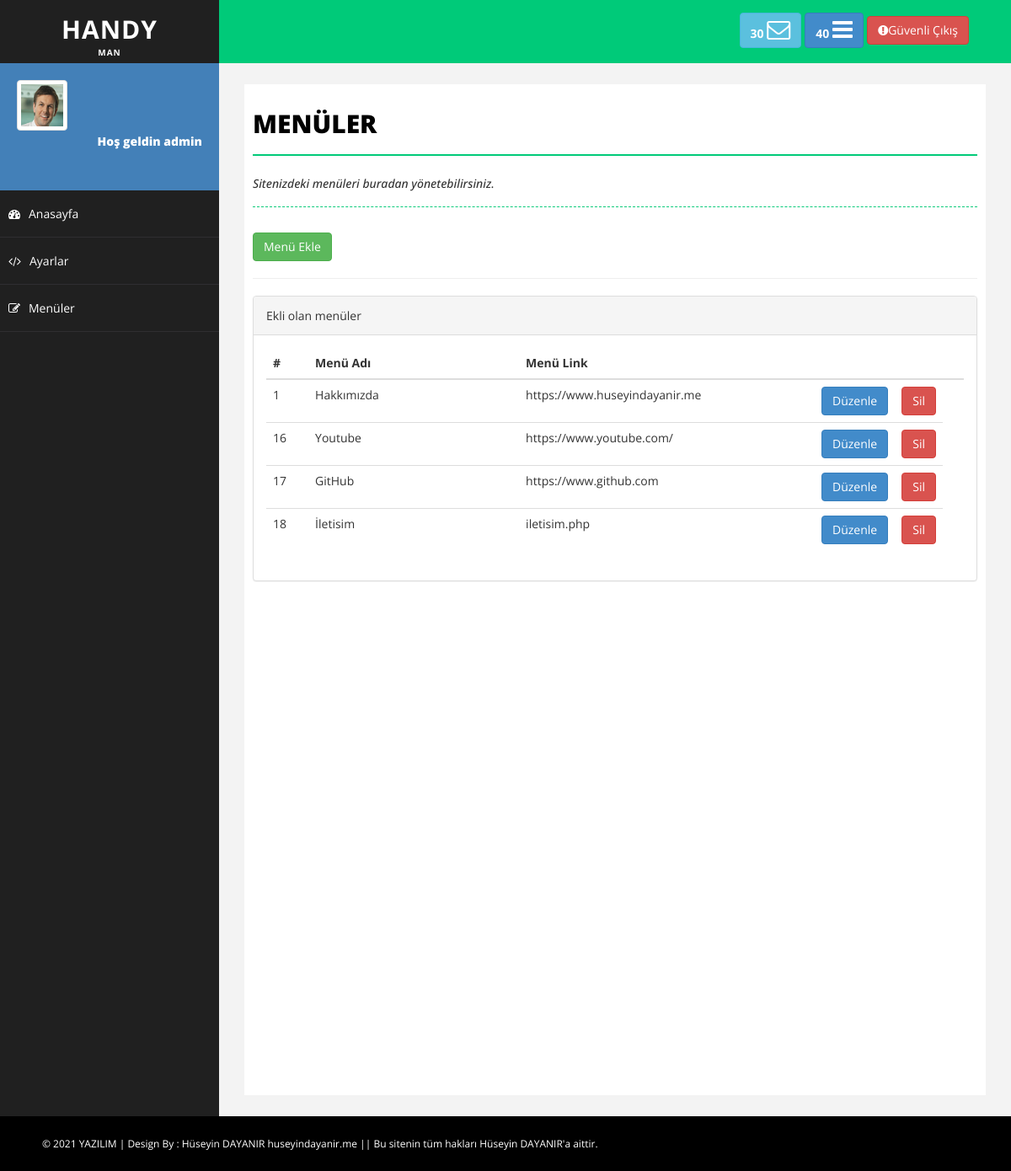
/admin/menuler.php (signed in), run on the app's committed database.
### tables this page shows
CREATE TABLE `menuler` (
  `menu_id` int(11) NOT NULL,
  `menu_ad` varchar(50) NOT NULL,
  `menu_link` varchar(500) NOT NULL,
  `menu_ek` varchar(50) NOT NULL
);

### admin/menuler.php (the view, shortened to what this page needs)
<?php
include 'header.php';
include 'sidebar.php';
?>
<div id="page-wrapper">
            <div id="page-inner">
                <div class="row">
                    <div class="col-md-12">
                        <h1 class="page-head-line">Menüler</h1>
                        <?php
                            if($_GET['durum'] == "ok"){ ?>
                                <h1 style="color:green;" class="page-subhead-line">Menü başarıyla silindi.</h1>
                            <?php
                            }
                            else if($_GET['durum']=="no"){ ?>
                                <h1 style="color:red;"class="page-subhead-line">Menü silinemedi.</h1>
                            <?php
                            }
                            else {?>
                                <h1 class="page-subhead-line">Sitenizdeki menüleri buradan yönetebilirsiniz.</h1>
                            <?php } ?>
                    </div>
                    <div class="col-md-12">
                      <a href="menuEkle.php?durum"><button class="btn btn-success">Menü Ekle </button></a>
                       <hr>
                    </div>
                    <div class="col-md-12">
                    <div class="panel panel-default">
                        <div class="panel-heading">
                            Ekli olan menüler
                        </div>
                        <div class="panel-body">
                            <div class="table-responsive">
                                <table class="table table-hover">
                                    <thead>
                                        <tr>
                                            <th>#</th>
                                            <th style="width:250px">Menü Adı</th>
                                            <th>Menü Link</th>
                                            <th style="width:20px"></th>
                                            <th style="width:20px"><th>
                                        </tr>
                                    </thead>
                                    <tbody>
                                    <?php
                                       $menusor =mysqli_query($baglan,"SELECT * FROM menuler");
                                        while ( $menucek =mysqli_fetch_assoc($menusor) ){?>
                                        <tr>
                                            <td><?php echo $menucek['menu_id']?></td>
                                            <td><?php echo $menucek['menu_ad']?></td>
                                            <td><?php echo $menucek['menu_link']?></td>
                                            <td><a href="menuDuzenle.php?menu_id=<?php echo $menucek['menu_id']?>"><button class="btn btn-primary">Düzenle</button></a></td>
                                            <td><a href="netting/islem.php?menu_id=<?php echo $menucek['menu_id']?>&menuSil=ok"><button class="btn btn-danger">Sil</button></a></td>
                                        </tr>
                                        <?php }
                                    ?>
                                    </tbody>
                                </table>
                            </div>
                        </div>
                    </div>
                </div>
                </div>
            </div>
        </div>
<?php include 'footer.php' ?>

### admin/assets/css/basic.css (style rules this page uses)
body { font-family: 'Open Sans', sans-serif; line-height:25px; }
#page-wrapper { padding: 15px 15px; min-height: 600px; background: #F3F3F3; }
#page-inner { width: 100%; margin: 10px 20px 10px 0px; background-color: #fff!important; padding: 10px; min-height: 1200px; }
.page-head-line { font-size: 30px; text-transform: uppercase; color: #000; font-weight: 800; padding-bottom: 20px; border-bottom: 2px solid #00CA79; margin-bottom: 10px; }
.page-subhead-line { font-size: 14px; padding-top: 5px; padding-bottom: 20px; font-style:italic; margin-bottom:30px; border-bottom:1px dashed #00CA79; }
@media (min-width:768px) { #page-wrapper { margin: 0 0 0 260px; padding: 15px 30px; min-height: 1200px; } }

### data on the page
menuler: menu_id "1", menu_ad "Hakkımızda", menu_link "https://www.huseyindayanir.me"
menuler: menu_id "16", menu_ad "Youtube", menu_link "https://www.youtube.com/"
menuler: menu_id "17", menu_ad "GitHub", menu_link "https://www.github.com"
menuler: menu_id "18", menu_ad "İletisim", menu_link "iletisim.php"

### other printed values
$_SESSION['admin_kadi'] "admin"
